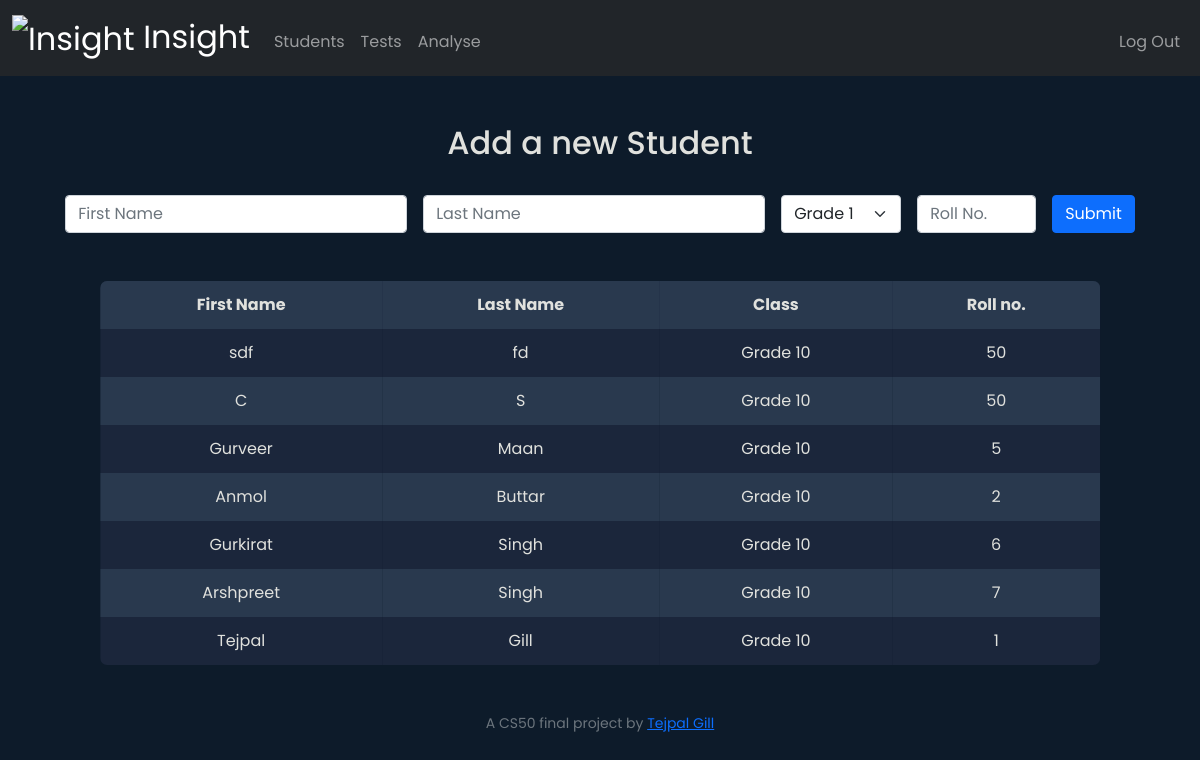
The app's page /students (signed in) with its own data.
### tables this page shows
CREATE TABLE Students (
    id INTEGER,
    StudentID INTEGER PRIMARY KEY AUTOINCREMENT NOT NULL,
    FirstName VARCHAR(50),
    LastName VARCHAR(50),
    ClassID INT, Rollno INTERGER,
    CONSTRAINT fk_id FOREIGN KEY (id) REFERENCES users(id),
    CONSTRAINT fk_Class FOREIGN KEY (ClassID) REFERENCES Classes(ClassID)
);

CREATE TABLE Classes (
    ClassID INTEGER PRIMARY KEY AUTOINCREMENT NOT NULL,
    ClassName VARCHAR(50)
);

### app.py (the view, shortened to what this page needs)
@app.route("/students", methods=["GET", "POST"])
@login_required
def students():
    id = session["user_id"]
    classes = db.execute("SELECT * FROM classes")
    rollno_q = "SELECT Rollno FROM students where ClassID = ?"
    data = db.execute("SELECT Students.*, Classes.ClassName FROM Students JOIN Classes ON Students.ClassID = Classes.ClassID WHERE id = ? ORDER BY StudentId DESC;", id)
    if request.method == "GET":
        return render_template("students.html", classes=classes, data=data)

### app.py (called while the page is built)
@app.after_request
def after_request(response):
    response.headers["Cache-Control"] = "no-cache, no-store, must-revalidate"
    response.headers["Expires"] = 0
    response.headers["Pragma"] = "no-cache"
    return response

def login_required(f):
    @wraps(f)
    def decorated_function(*args, **kwargs):
        if session.get("user_id") is None:
            return redirect("/login")
        return f(*args, **kwargs)
    return decorated_function

### templates/students.html (shortened to what this page needs)
{% extends "layout2.html" %}
{% block main %}
<p class="h2">Add a new Student</p>
<br>
<form class="row g-3 align-items-center justify-content-center" method="post">
    <div class="col-auto">
        <input type="text" class="form-control" placeholder="First Name" name="fname">
    </div>
    <div class="col-auto">
      <input type="text" class="form-control" placeholder="Last Name" name="lname">
    </div>
    <div class="col-auto">
        <select class="form-select" id="autoSizingSelect" name="grade">
            {% for class in classes %}
            <option value={{class.ClassID}}>{{class.ClassName}}</option>
            {% endfor %}
        </select>
    </div>
    <div class="col-auto">
        <input type="number" class="form-control" placeholder="Roll No." name="rolln" min="1" max="999">
      </div>
    <div class="col-auto">
        <button type="submit" class="btn btn-primary">Submit</button>
    </div>
</form>
<br><br>
<table>
    <thead>
        <tr>
            <th>First Name</th>
            <th>Last Name</th>
            <th>Class</th>
            <th>Roll no.</th>
        </tr>
    </thead>
    <tbody>
        {% for s in data %}
        <tr>
            <td>{{s.FirstName}}</td>
            <td>{{s.LastName}}</td>
            <td>{{s.ClassName}}</td>
            <td>{{s.Rollno}}</td>
        </tr>
        {% endfor %}
    </tbody>
</table>
{% endblock %}

### templates/layout2.html (shortened to what this page needs)
<!DOCTYPE html>
<html lang="en">
    <head>
        <link href="https://cdn.jsdelivr.net/npm/bootstrap@5.1.3/dist/css/bootstrap.min.css" rel="stylesheet">
        <link href="/static/styles2.css" rel="stylesheet">
    </head>
    <body>
        <nav class="bg-dark navbar navbar-expand-md navbar-dark bg-dark">
            <div class="container-fluid">
                <a class="navbar-brand" href="/"> <img src="/static/favicon.png" alt="Insight" width="30" height="30"> Insight</a>
                <div class="collapse navbar-collapse" id="navbar">
                        <ul class="navbar-nav me-auto mt-2">
                            <li class="nav-item"><a class="nav-link" href="/students">Students</a></li>
                            <li class="nav-item"><a class="nav-link" href="/tests">Tests</a></li>
                            <li class="nav-item"><a class="nav-link" href="analyse">Analyse</a></li>
                        </ul>
                        <ul class="navbar-nav ms-auto mt-2">
                            <li class="nav-item"><a class="nav-link" href="/logout">Log Out</a></li>
                        </ul>
                </div>
            </div>
        </nav>
        <main class="container-fluid py-5 text-center">
            {% block main %}{% endblock %}
        </main>
        <footer class="mb-5 small text-center text-muted">
            A CS50 final project by
            <a href="https://github.com/tejpal-gill" target="_blank">Tejpal Gill</a>
        </footer>
    </body>
</html>

### static/styles2.css (style rules this page uses)
* { font-family: 'Poppins', sans-serif; }
body { background-color: #0D1B2A; }
nav .navbar-brand { font-size: xx-large; }
p { color: #E0E1DD; }
table { width: 85%; border-collapse: collapse; border-radius: 7px; overflow:hidden; position:relative; left: 50%; transform: translateX(-50%); }
th, td { color: #E0E1DD; padding: 12px; }
tr:nth-child(even) { background-color: #29394E; }
tr:nth-child(odd) { background-color: #1B263B; }
th { background-color: #29394E; }

### records on screen
Students: FirstName "sdf", LastName "fd", ClassName "Grade 10", Rollno "50"
Students: FirstName "C", LastName "S", ClassName "Grade 10", Rollno "50"
Students: FirstName "Gurveer", LastName "Maan", ClassName "Grade 10", Rollno "5"
Students: FirstName "Anmol", LastName "Buttar", ClassName "Grade 10", Rollno "2"
Students: FirstName "Gurkirat", LastName "Singh", ClassName "Grade 10", Rollno "6"
Students: FirstName "Arshpreet", LastName "Singh", ClassName "Grade 10", Rollno "7"
Students: FirstName "Tejpal", LastName "Gill", ClassName "Grade 10", Rollno "1"

### other values on screen
form field grade "Grade 1"
